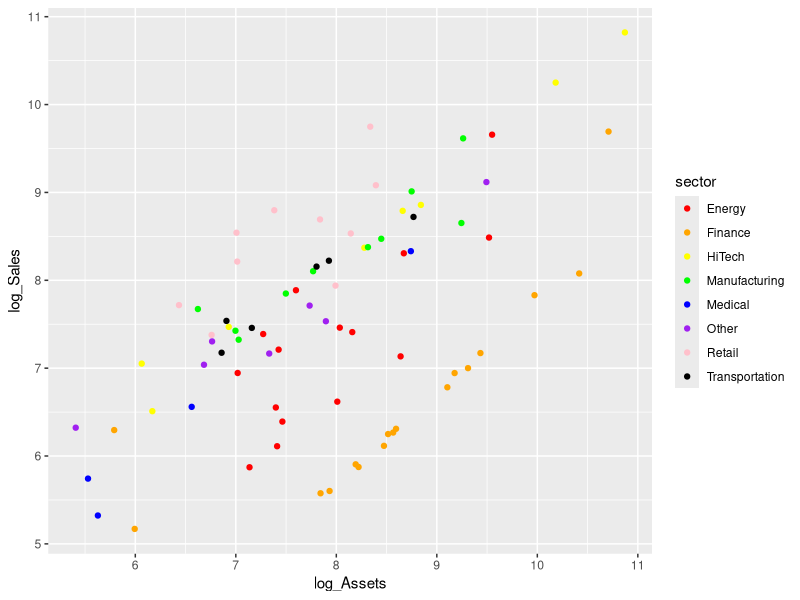
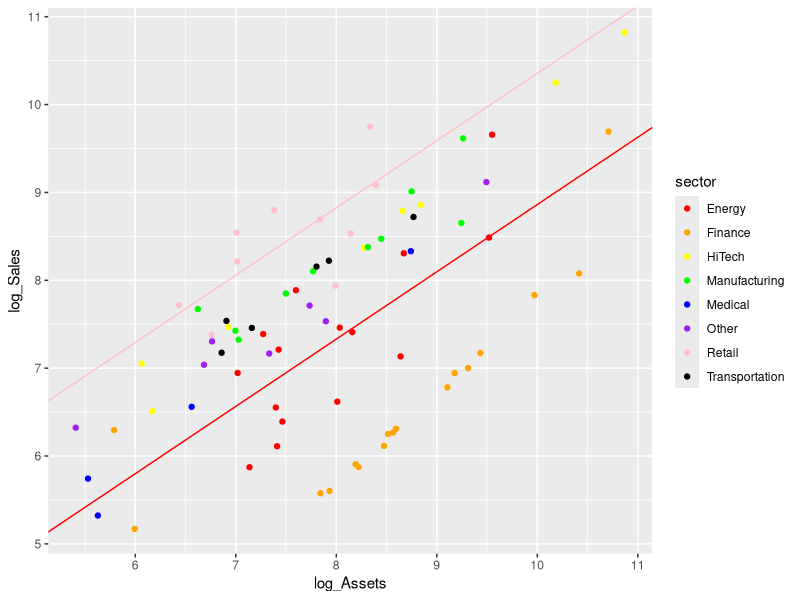
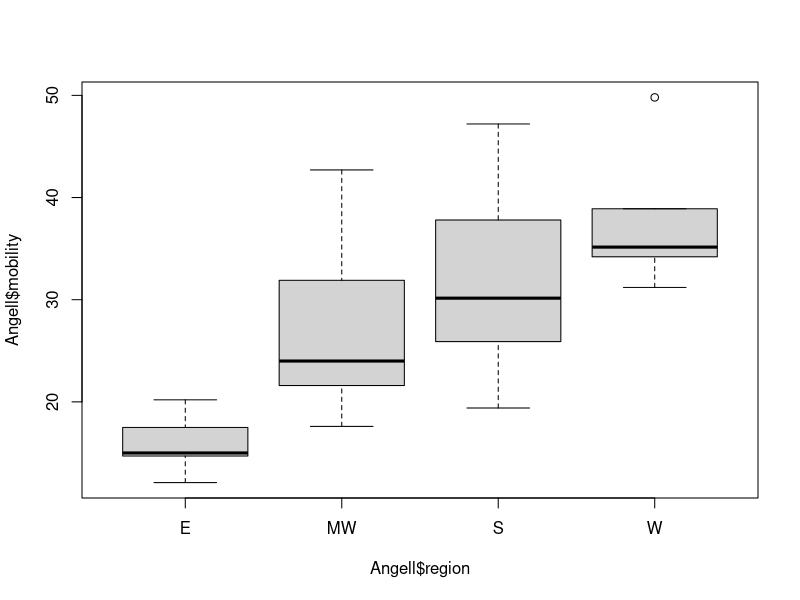
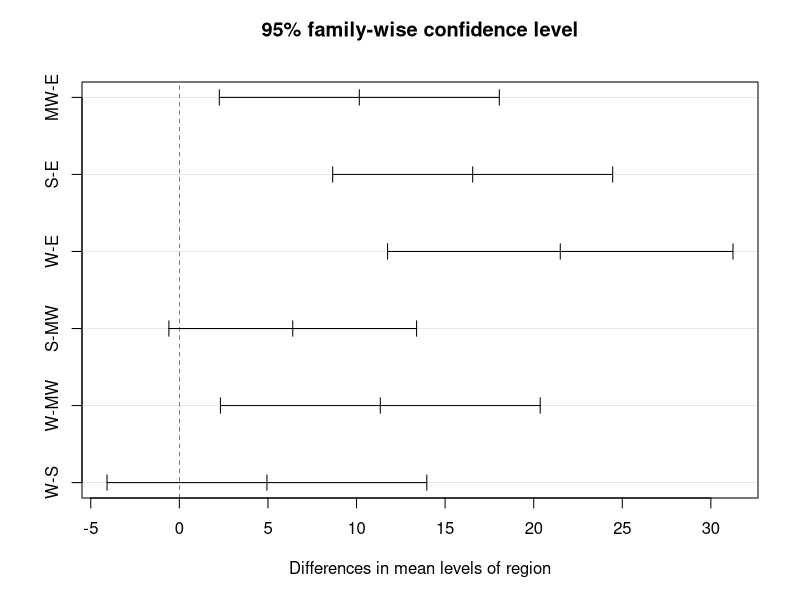
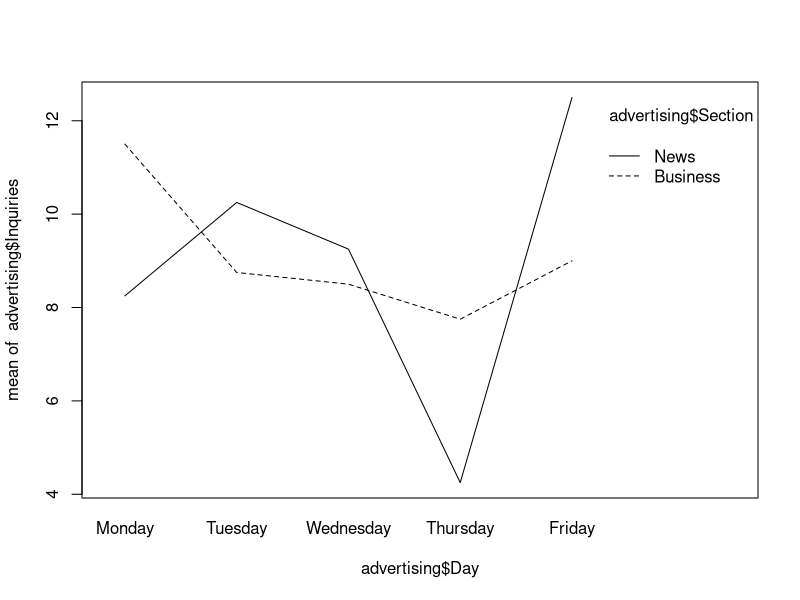

Recreate these plots in R, in order.
## ---- chunk 1
knitr::opts_chunk$set(echo = TRUE)

# Here you load the necessary packages.
# Here you enter your name: Soju Hokari - It won't show in the .html file but show in the .rmd file.
library(ggplot2)
library(car)
library(dplyr)
## ---- chunk 2
colors <- c(
    "red",
    "orange",
    "yellow",
    "green",
    "blue",
    "purple",
    "pink",
    "black"
)

forbes500 <- read.csv("datasets/Forbes500.csv")
forbes500$log_Sales <- log(forbes500$Sales)
forbes500$log_Assets <- log(forbes500$Assets)
ggplot(data = forbes500, aes(x = log_Assets, y = log_Sales)) +
    geom_point(aes(color = sector)) +
    scale_color_manual(values = colors)
## ---- chunk 3
# i. Interaction model
lm_interaction <- lm(
    log_Sales ~ log_Assets + sector + log_Assets:sector,
    data = forbes500
)
summary(lm_interaction)

# ii. Additive model
lm_additive <- lm(log_Sales ~ log_Assets + sector, data = forbes500)
summary(lm_additive)

# iii. Anova
anova(lm_additive, lm_interaction)
## ---- chunk 4
# i. Fit the additive model
lm_additive <- lm(data = forbes500, log_Sales ~ sector + log_Assets)

# ii. Fit the simple linear regression model
lm_simple <- lm(data = forbes500, log_Sales ~ log_Assets)

# iii. anova
anova(lm_simple, lm_additive)
## ---- chunk 5
contrasts(factor(forbes500$sector))
## ---- chunk 6
coef <- lm_additive$coefficients

ggplot(data = forbes500, aes(x = log_Assets, y = log_Sales)) +
    geom_point(aes(color = sector)) +
    geom_abline(slope = coef[9], intercept = coef[1], color = colors[1]) +
    geom_abline(
        slope = coef[9],
        intercept = coef[1] + coef[7],
        color = colors[7]
    ) +
    scale_color_manual(values = colors)
## ---- chunk 7
table(Angell$region)
## ---- chunk 8
Angell %>%
    group_by(region) %>%
    summarise(mean_mobility = mean(mobility))
## ---- chunk 9
boxplot(Angell$mobility ~ Angell$region)
## ---- chunk 10
leveneTest(Angell$mobility, Angell$region)
## ---- chunk 11
contrasts(Angell$region)
summary(aov(data = Angell, mobility ~ region))
## ---- chunk 12
lm_mobility_on_region <- lm(data = Angell, mobility ~ region)
summary(lm_mobility_on_region)
## ---- chunk 13
contrasts(Angell$region) <- contr.sum(levels(Angell$region)) # Apply sum-to-zero
contrasts(Angell$region)
aov(data = Angell, mobility ~ region)
## ---- chunk 14
lm_mobility_on_region_sum_to_zero <- lm(data = Angell, mobility ~ region)
summary(lm_mobility_on_region_sum_to_zero)
## ---- chunk 15
anova(lm_mobility_on_region)
## ---- chunk 16
TukeyHSD(aov(lm_mobility_on_region))
plot(TukeyHSD(aov(lm_mobility_on_region)))
## ---- chunk 17
advertising <- read.csv("datasets/advertising2.csv")

# i. reorder the factor levels
advertising$Day <- factor(advertising$Day, levels = c(
    "Monday",
    "Tuesday",
    "Wednesday",
    "Thursday",
    "Friday"
))
advertising$Section <- factor(advertising$Section)
levels(advertising$Day)

# ii. Change to sum-to-zero
contrasts(advertising$Day) <- contr.sum(levels(advertising$Day))
contrasts(advertising$Day)

# iii. Load the `car` library
library(car)
## ---- chunk 18
interaction.plot(advertising$Day, advertising$Section, advertising$Inquiries)
## ---- chunk 19
lm_with_interaction <- lm(
    data = advertising,
    Inquiries ~ Day + Section + Day:Section
)

Anova(lm_with_interaction, type = "III")
## ---- chunk 20
# To test if there is a significant difference in number of inquiries between
#   the two section on Monday, we do a multiple comparison.
advertising$grouping <- advertising$Day:advertising$Section

contrasts(advertising$grouping) <- contr.sum(levels(advertising$grouping))

contrasts(advertising$grouping)

levels(advertising$Day:advertising$Section)

linearHypothesis(
    lm(data = advertising, Inquiries ~ grouping),
    c(0, 1, -1, 0, 0, 0, 0, 0, 0, 0),
    rhs = 0
)
